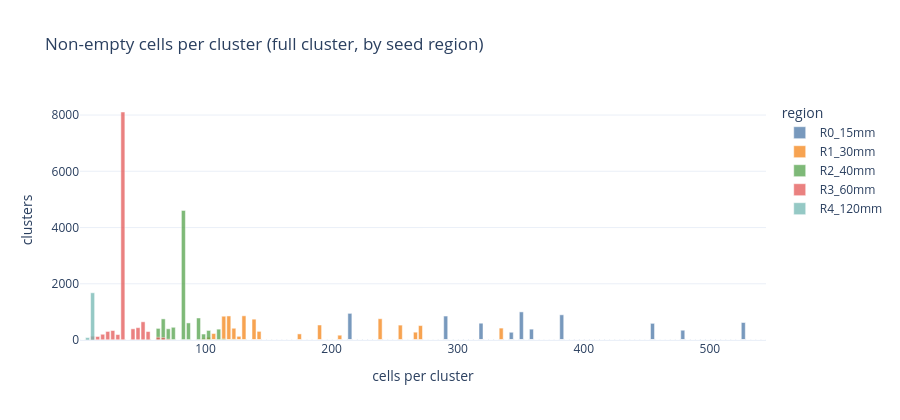
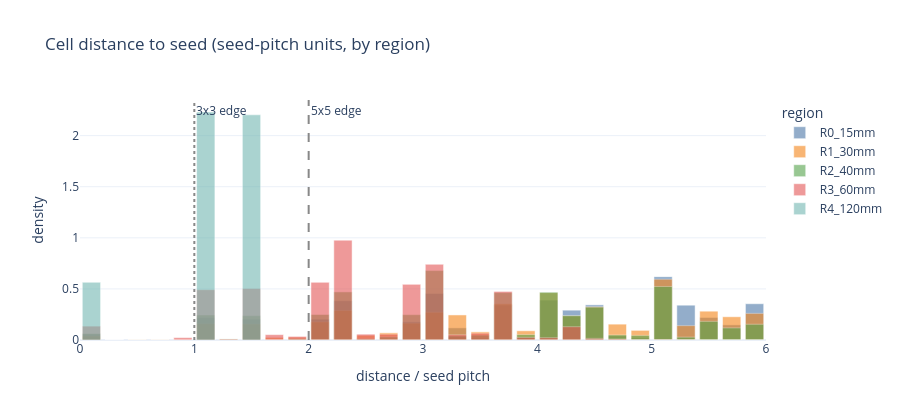
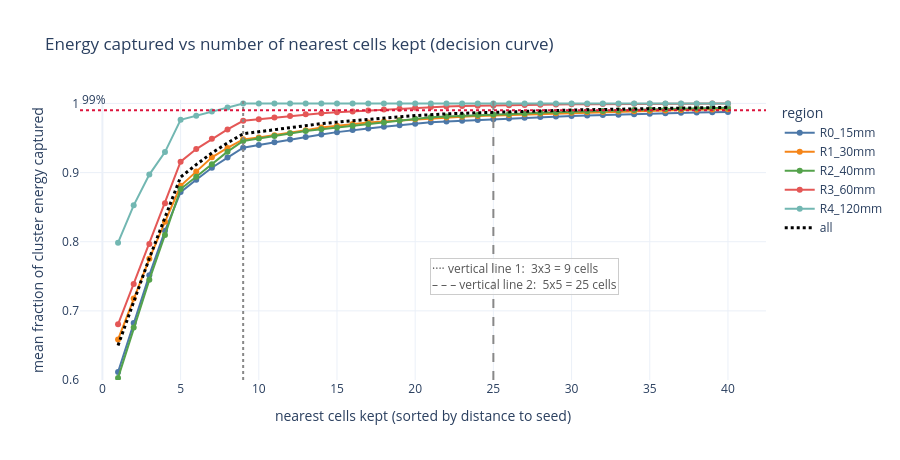

Notebook cell for these charts, in order:
### Code cell
import plotly.graph_objects as go

palette = ["#4c78a8", "#f58518", "#54a24b", "#e45756", "#72b7b2"]

maxc = int(np.percentile(ncells, 99)); edges = np.arange(0.5, maxc + 20, 4)
ctr = (edges[:-1] + edges[1:]) / 2
figA = go.Figure()
for r in present:
    h, _ = np.histogram(ncells[region == r], bins=edges)
    figA.add_trace(go.Bar(x=ctr, y=h, name=RNAMES[r], marker_color=palette[r], opacity=0.75))
figA.update_layout(barmode="overlay", template="plotly_white", height=420,
                   title="Non-empty cells per cluster (full cluster, by seed region)",
                   xaxis_title="cells per cluster", yaxis_title="clusters", legend_title="region")
figA.show()

dedges = np.arange(0, 6.01, 0.2); dctr = (dedges[:-1] + dedges[1:]) / 2
figB = go.Figure()
for r in present:
    h, _ = np.histogram(dist_pitch[dist_region == r], bins=dedges, density=True)
    figB.add_trace(go.Bar(x=dctr, y=h, name=RNAMES[r], marker_color=palette[r], opacity=0.6))
figB.update_layout(barmode="overlay", template="plotly_white", height=420,
                   title="Cell distance to seed (seed-pitch units, by region)",
                   xaxis_title="distance / seed pitch", yaxis_title="density", legend_title="region")
figB.add_vline(x=1, line_dash="dot", line_color="#888", annotation_text="3x3 edge")
figB.add_vline(x=2, line_dash="dash", line_color="#888", annotation_text="5x5 edge")
figB.show()

ks = np.arange(1, KMAX + 1)
figC = go.Figure()
for r in present:
    figC.add_trace(go.Scatter(x=ks, y=cover[cover_region == r].mean(0), mode="lines+markers",
                              name=RNAMES[r], line=dict(color=palette[r])))
figC.add_trace(go.Scatter(x=ks, y=cover.mean(0), mode="lines", name="all",
                          line=dict(color="black", width=3, dash="dot")))
figC.add_vline(x=9, line_dash="dot", line_color="#888")
figC.add_vline(x=25, line_dash="dash", line_color="#888")
figC.add_hline(y=0.99, line_dash="dot", line_color="crimson",
               annotation_text="99%", annotation_position="top left")
figC.add_annotation(x=27, y=0.75, showarrow=False, align="left",
                    text="···· vertical line 1:  3x3 = 9 cells<br>– – – vertical line 2:  5x5 = 25 cells",
                    bgcolor="rgba(255,255,255,0.75)", bordercolor="#ccc", borderwidth=1,
                    font=dict(size=12, color="#555"))
figC.update_layout(template="plotly_white", height=460, yaxis_range=[0.6, 1.005],
                   title="Energy captured vs number of nearest cells kept (decision curve)",
                   xaxis_title="nearest cells kept (sorted by distance to seed)",
                   yaxis_title="mean fraction of cluster energy captured", legend_title="region")
figC.show()

### Figure 1 — Plotly figure (JSON) as saved in the notebook; plotly's stock layout.template omitted (floating-point values rounded to 4 significant figures; data arrays with more than 128 entries replaced by an {"elided": "..."} marker saying what was removed)
{"data": [{"marker": {"color": "#4c78a8"}, "name": "R0_15mm", "opacity": 0.75, "type": "bar", "x": {"elided": "136 float values"}, "y": {"elided": "136 int values"}}, {"marker": {"color": "#f58518"}, "name": "R1_30mm", "opacity": 0.75, "type": "bar", "x": {"elided": "136 float values"}, "y": {"elided": "136 int values"}}, {"marker": {"color": "#54a24b"}, "name": "R2_40mm", "opacity": 0.75, "type": "bar", "x": {"elided": "136 float values"}, "y": {"elided": "136 int values"}}, {"marker": {"color": "#e45756"}, "name": "R3_60mm", "opacity": 0.75, "type": "bar", "x": {"elided": "136 float values"}, "y": {"elided": "136 int values"}}, {"marker": {"color": "#72b7b2"}, "name": "R4_120mm", "opacity": 0.75, "type": "bar", "x": {"elided": "136 float values"}, "y": {"elided": "136 int values"}}], "layout": {"barmode": "overlay", "height": 420, "legend": {"title": {"text": "region"}}, "title": {"text": "Non-empty cells per cluster (full cluster, by seed region)"}, "xaxis": {"title": {"text": "cells per cluster"}}, "yaxis": {"title": {"text": "clusters"}}}}

### Figure 2 — Plotly figure (JSON) as saved in the notebook; plotly's stock layout.template omitted (floating-point values rounded to 4 significant figures)
{"data": [{"marker": {"color": "#4c78a8"}, "name": "R0_15mm", "opacity": 0.6, "type": "bar", "x": [0.1, 0.3, 0.5, 0.7, 0.9, 1.1, 1.3, 1.5, 1.7, 1.9, 2.1, 2.3, 2.5, 2.7, 2.9, 3.1, 3.3, 3.5, 3.7, 3.9, 4.1, 4.3, 4.5, 4.7, 4.9, 5.1, 5.3, 5.5, 5.7, 5.9], "y": [0.05729, 0.0, 0.0, 0.0, 0.0, 0.2178, 0.0, 0.2042, 0.003008, 0.0, 0.2039, 0.3844, 0.01314, 0.004534, 0.1779, 0.4551, 0.1187, 0.01754, 0.3419, 0.02819, 0.3906, 0.292, 0.3439, 0.03971, 0.02161, 0.6202, 0.3407, 0.2207, 0.1482, 0.3548]}, {"marker": {"color": "#f58518"}, "name": "R1_30mm", "opacity": 0.6, "type": "bar", "x": [0.1, 0.3, 0.5, 0.7, 0.9, 1.1, 1.3, 1.5, 1.7, 1.9, 2.1, 2.3, 2.5, 2.7, 2.9, 3.1, 3.3, 3.5, 3.7, 3.9, 4.1, 4.3, 4.5, 4.7, 4.9, 5.1, 5.3, 5.5, 5.7, 5.9], "y": [0.03918, 0.0, 0.004613, 0.004848, 0.004407, 0.1601, 0.007191, 0.1573, 0.02554, 0.02642, 0.1776, 0.2892, 0.04591, 0.07026, 0.1647, 0.2714, 0.2453, 0.07965, 0.3547, 0.09017, 0.4629, 0.2375, 0.3254, 0.1552, 0.09448, 0.5952, 0.1407, 0.2821, 0.2274, 0.2606]}, {"marker": {"color": "#54a24b"}, "name": "R2_40mm", "opacity": 0.6, "type": "bar", "x": [0.1, 0.3, 0.5, 0.7, 0.9, 1.1, 1.3, 1.5, 1.7, 1.9, 2.1, 2.3, 2.5, 2.7, 2.9, 3.1, 3.3, 3.5, 3.7, 3.9, 4.1, 4.3, 4.5, 4.7, 4.9, 5.1, 5.3, 5.5, 5.7, 5.9], "y": [0.06283, 0.0, 0.0, 0.0, 0.0, 0.2445, 0.0105, 0.2381, 0.004388, 0.0139, 0.2497, 0.4708, 0.01237, 0.03089, 0.2479, 0.6797, 0.03955, 0.0482, 0.4637, 0.05303, 0.4678, 0.238, 0.3216, 0.04951, 0.04535, 0.524, 0.02811, 0.1827, 0.1186, 0.154]}, {"marker": {"color": "#e45756"}, "name": "R3_60mm", "opacity": 0.6, "type": "bar", "x": [0.1, 0.3, 0.5, 0.7, 0.9, 1.1, 1.3, 1.5, 1.7, 1.9, 2.1, 2.3, 2.5, 2.7, 2.9, 3.1, 3.3, 3.5, 3.7, 3.9, 4.1, 4.3, 4.5, 4.7, 4.9, 5.1, 5.3, 5.5, 5.7, 5.9], "y": [0.1356, 0.0, 0.0, 0.0, 0.02359, 0.4923, 0.009405, 0.5032, 0.05249, 0.03515, 0.5644, 0.9771, 0.05705, 0.05743, 0.5446, 0.7407, 0.05084, 0.06674, 0.4754, 0.02599, 0.02284, 0.1301, 0.01598, 0.009987, 0.002164, 0.004126, 0.002164, 0.000214, 0.0002616, 0.000107]}, {"marker": {"color": "#72b7b2"}, "name": "R4_120mm", "opacity": 0.6, "type": "bar", "x": [0.1, 0.3, 0.5, 0.7, 0.9, 1.1, 1.3, 1.5, 1.7, 1.9, 2.1, 2.3, 2.5, 2.7, 2.9, 3.1, 3.3, 3.5, 3.7, 3.9, 4.1, 4.3, 4.5, 4.7, 4.9, 5.1, 5.3, 5.5, 5.7, 5.9], "y": [0.5647, 0.0, 0.0, 0.0, 0.0, 2.231, 0.0, 2.204, 0.0, 0.0, 0.0, 0.0, 0.0, 0.0, 0.0, 0.0, 0.0, 0.0, 0.0, 0.0, 0.0, 0.0, 0.0, 0.0, 0.0, 0.0, 0.0, 0.0, 0.0, 0.0]}], "layout": {"annotations": [{"showarrow": false, "text": "3x3 edge", "x": 1, "xanchor": "left", "xref": "x", "y": 1, "yanchor": "top", "yref": "y domain"}, {"showarrow": false, "text": "5x5 edge", "x": 2, "xanchor": "left", "xref": "x", "y": 1, "yanchor": "top", "yref": "y domain"}], "barmode": "overlay", "height": 420, "legend": {"title": {"text": "region"}}, "shapes": [{"line": {"color": "#888", "dash": "dot"}, "type": "line", "x0": 1, "x1": 1, "xref": "x", "y0": 0, "y1": 1, "yref": "y domain"}, {"line": {"color": "#888", "dash": "dash"}, "type": "line", "x0": 2, "x1": 2, "xref": "x", "y0": 0, "y1": 1, "yref": "y domain"}], "title": {"text": "Cell distance to seed (seed-pitch units, by region)"}, "xaxis": {"title": {"text": "distance / seed pitch"}}, "yaxis": {"title": {"text": "density"}}}}

### Figure 3 — Plotly figure (JSON) as saved in the notebook; plotly's stock layout.template omitted (floating-point values rounded to 4 significant figures)
{"data": [{"line": {"color": "#4c78a8"}, "mode": "lines+markers", "name": "R0_15mm", "type": "scatter", "x": [1, 2, 3, 4, 5, 6, 7, 8, 9, 10, 11, 12, 13, 14, 15, 16, 17, 18, 19, 20, 21, 22, 23, 24, 25, 26, 27, 28, 29, 30, 31, 32, 33, 34, 35, 36, 37, 38, 39, 40], "y": [0.6116, 0.6823, 0.7516, 0.8157, 0.8718, 0.8897, 0.9071, 0.9217, 0.936, 0.9401, 0.944, 0.9478, 0.9516, 0.955, 0.9585, 0.9616, 0.9639, 0.9662, 0.9686, 0.9707, 0.9727, 0.974, 0.9751, 0.9761, 0.9772, 0.9783, 0.9793, 0.9802, 0.981, 0.9818, 0.9825, 0.9832, 0.9838, 0.9845, 0.9852, 0.9859, 0.9864, 0.9868, 0.9872, 0.9876]}, {"line": {"color": "#f58518"}, "mode": "lines+markers", "name": "R1_30mm", "type": "scatter", "x": [1, 2, 3, 4, 5, 6, 7, 8, 9, 10, 11, 12, 13, 14, 15, 16, 17, 18, 19, 20, 21, 22, 23, 24, 25, 26, 27, 28, 29, 30, 31, 32, 33, 34, 35, 36, 37, 38, 39, 40], "y": [0.6587, 0.718, 0.7753, 0.8287, 0.881, 0.9014, 0.9221, 0.9356, 0.9481, 0.9508, 0.954, 0.957, 0.9611, 0.9653, 0.9677, 0.9702, 0.9724, 0.9741, 0.9756, 0.9772, 0.9787, 0.9798, 0.9809, 0.9819, 0.9826, 0.9835, 0.9844, 0.9853, 0.986, 0.9867, 0.9871, 0.9877, 0.9882, 0.9886, 0.9893, 0.9899, 0.9904, 0.9908, 0.9912, 0.9916]}, {"line": {"color": "#54a24b"}, "mode": "lines+markers", "name": "R2_40mm", "type": "scatter", "x": [1, 2, 3, 4, 5, 6, 7, 8, 9, 10, 11, 12, 13, 14, 15, 16, 17, 18, 19, 20, 21, 22, 23, 24, 25, 26, 27, 28, 29, 30, 31, 32, 33, 34, 35, 36, 37, 38, 39, 40], "y": [0.6031, 0.6758, 0.7449, 0.8098, 0.8763, 0.894, 0.912, 0.9303, 0.9458, 0.9495, 0.9531, 0.9568, 0.9603, 0.9628, 0.9653, 0.9677, 0.9701, 0.9725, 0.9752, 0.9778, 0.9801, 0.9811, 0.9822, 0.9832, 0.9841, 0.9849, 0.9856, 0.9865, 0.9873, 0.988, 0.9886, 0.9892, 0.9899, 0.9906, 0.9912, 0.9919, 0.9925, 0.9929, 0.9933, 0.9937]}, {"line": {"color": "#e45756"}, "mode": "lines+markers", "name": "R3_60mm", "type": "scatter", "x": [1, 2, 3, 4, 5, 6, 7, 8, 9, 10, 11, 12, 13, 14, 15, 16, 17, 18, 19, 20, 21, 22, 23, 24, 25, 26, 27, 28, 29, 30, 31, 32, 33, 34, 35, 36, 37, 38, 39, 40], "y": [0.6805, 0.7389, 0.7967, 0.8558, 0.9158, 0.9341, 0.9489, 0.9625, 0.975, 0.9773, 0.9798, 0.982, 0.9842, 0.9857, 0.9871, 0.9884, 0.9898, 0.9912, 0.9925, 0.9938, 0.995, 0.9956, 0.9962, 0.9967, 0.9971, 0.9976, 0.9979, 0.9982, 0.9985, 0.9988, 0.999, 0.9991, 0.9993, 0.9995, 0.9996, 0.9997, 0.9997, 0.9998, 0.9998, 0.9998]}, {"line": {"color": "#72b7b2"}, "mode": "lines+markers", "name": "R4_120mm", "type": "scatter", "x": [1, 2, 3, 4, 5, 6, 7, 8, 9, 10, 11, 12, 13, 14, 15, 16, 17, 18, 19, 20, 21, 22, 23, 24, 25, 26, 27, 28, 29, 30, 31, 32, 33, 34, 35, 36, 37, 38, 39, 40], "y": [0.7987, 0.8527, 0.8971, 0.9296, 0.9763, 0.9822, 0.9885, 0.994, 1.0, 1.0, 1.0, 1.0, 1.0, 1.0, 1.0, 1.0, 1.0, 1.0, 1.0, 1.0, 1.0, 1.0, 1.0, 1.0, 1.0, 1.0, 1.0, 1.0, 1.0, 1.0, 1.0, 1.0, 1.0, 1.0, 1.0, 1.0, 1.0, 1.0, 1.0, 1.0]}, {"line": {"color": "black", "dash": "dot", "width": 3}, "mode": "lines", "name": "all", "type": "scatter", "x": [1, 2, 3, 4, 5, 6, 7, 8, 9, 10, 11, 12, 13, 14, 15, 16, 17, 18, 19, 20, 21, 22, 23, 24, 25, 26, 27, 28, 29, 30, 31, 32, 33, 34, 35, 36, 37, 38, 39, 40], "y": [0.65, 0.7141, 0.776, 0.8349, 0.8935, 0.9115, 0.9284, 0.9429, 0.9561, 0.9591, 0.9622, 0.9651, 0.9682, 0.9708, 0.973, 0.9751, 0.977, 0.9788, 0.9806, 0.9824, 0.984, 0.9849, 0.9858, 0.9866, 0.9873, 0.9881, 0.9887, 0.9894, 0.99, 0.9905, 0.9909, 0.9914, 0.9918, 0.9923, 0.9927, 0.9932, 0.9935, 0.9938, 0.9941, 0.9944]}], "layout": {"annotations": [{"showarrow": false, "text": "99%", "x": 0, "xanchor": "left", "xref": "x domain", "y": 0.99, "yanchor": "bottom", "yref": "y"}, {"align": "left", "bgcolor": "rgba(255,255,255,0.75)", "bordercolor": "#ccc", "borderwidth": 1, "font": {"color": "#555", "size": 12}, "showarrow": false, "text": "···· vertical line 1:  3x3 = 9 cells<br>– – – vertical line 2:  5x5 = 25 cells", "x": 27, "y": 0.75}], "height": 460, "legend": {"title": {"text": "region"}}, "shapes": [{"line": {"color": "#888", "dash": "dot"}, "type": "line", "x0": 9, "x1": 9, "xref": "x", "y0": 0, "y1": 1, "yref": "y domain"}, {"line": {"color": "#888", "dash": "dash"}, "type": "line", "x0": 25, "x1": 25, "xref": "x", "y0": 0, "y1": 1, "yref": "y domain"}, {"line": {"color": "crimson", "dash": "dot"}, "type": "line", "x0": 0, "x1": 1, "xref": "x domain", "y0": 0.99, "y1": 0.99, "yref": "y"}], "title": {"text": "Energy captured vs number of nearest cells kept (decision curve)"}, "xaxis": {"title": {"text": "nearest cells kept (sorted by distance to seed)"}}, "yaxis": {"range": [0.6, 1.005], "title": {"text": "mean fraction of cluster energy captured"}}}}
